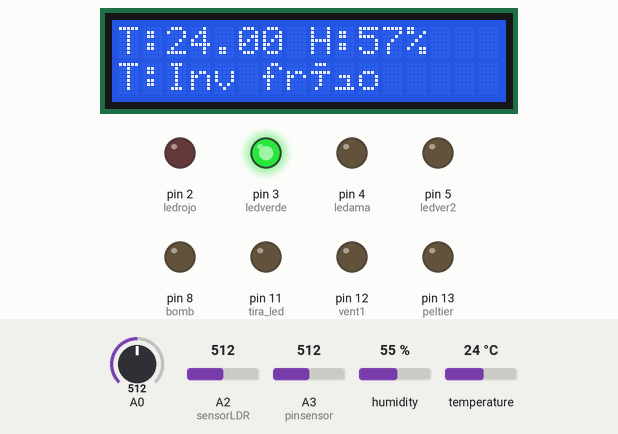
Bench run of a sketch on a simulated Arduino Uno, built with avr-gcc and run on an emulated ATmega328P. Shown: 16×2 character LCD, output pins drawn as LEDs (lit = HIGH). The inputs (shaded band) are chosen by the test bench; at power-on: temperature 24 °C, A3 (pinsensor) = 512, A0 = 512, A2 (sensorLDR) = 512, humidity 55 %.

Above: at 2.7 s.
2.8 s: temperature set to 26.4 °C
At 4.5 s:
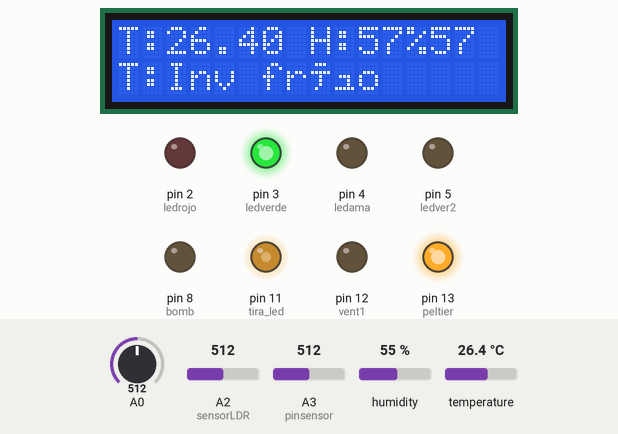
5.1 s: temperature set to 27.7 °C
At 6.8 s:
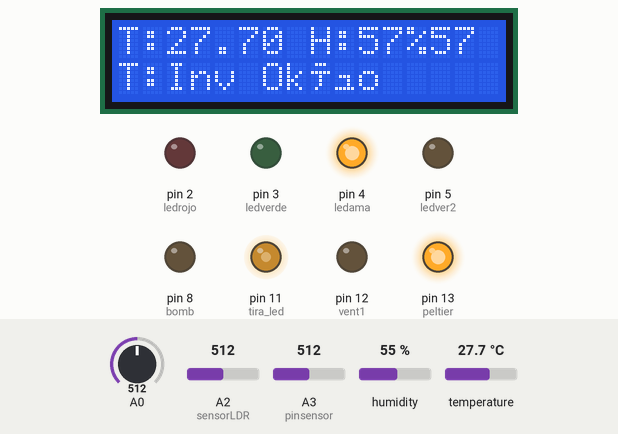
7.1 s: A3 (pinsensor) set to 992
At 8.4 s:
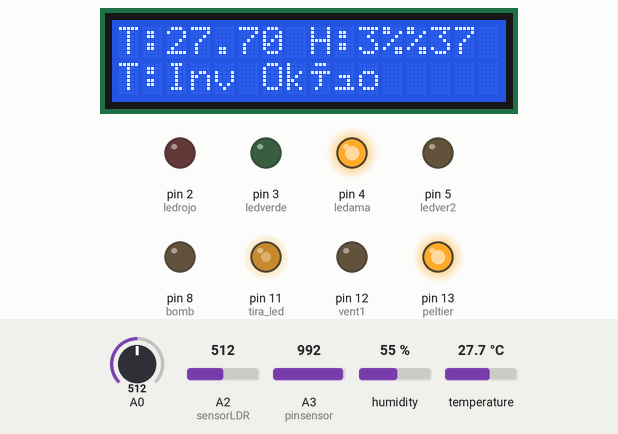
11.1 s: temperature set to 31.4 °C
At 12.2 s:
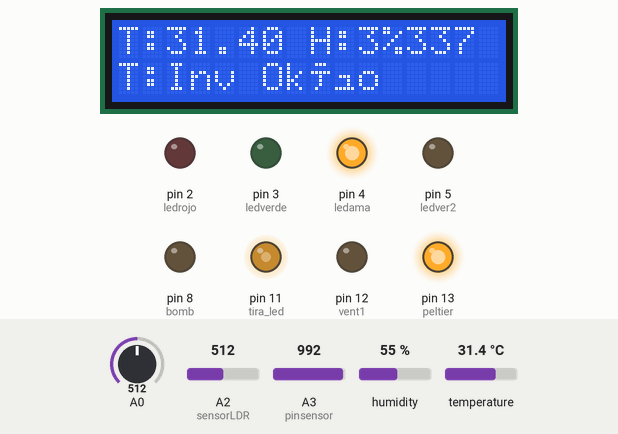
13.2 s: temperature set to 32.5 °C
At 14.9 s:
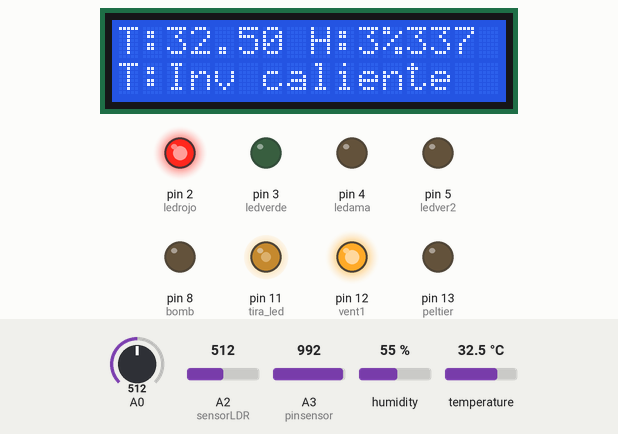
15.2 s: temperature set to 12 °C
At 16.4 s:
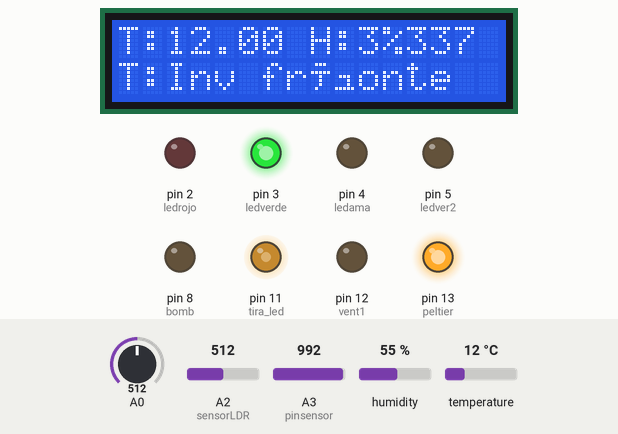
Timing chart, 0 to 18.3 s (numbered marks = the images above; inputs shaded):
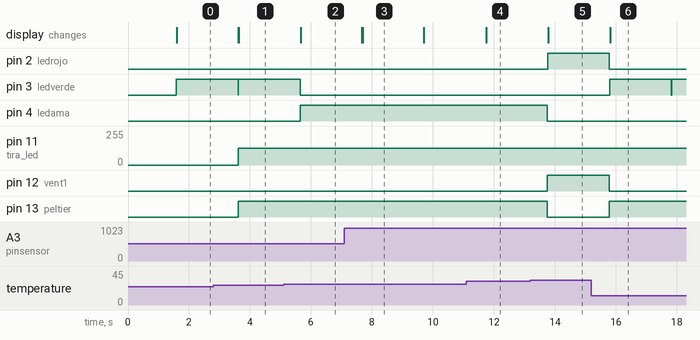

Measured:
- the behaviour switches between 26.9 and 27 °C on temperature (found by bisection; images 1 and 2)
- the behaviour switches between 32 and 32.1 °C on temperature (found by bisection; images 4 and 5)
- after the input at 2.8 s, the display: first differs from a run without the input after 0.84 s (image 1)
- after the input at 5.1 s, pin 3 (ledverde): goes on until 5.6 s, then stays LOW; pin 4 (ledama): LOW → HIGH after 0.55 s; the display: changes after 0.56 s (image 2)
- after the input at 7.1 s, the display: first changes after 0.57 s (image 3 shows a later state)
- after the input at 11.1 s, the display: changes after 0.65 s (image 4)
- after the input at 13.2 s, pin 2 (ledrojo): LOW → HIGH after 0.57 s; pin 4 (ledama), pin 13 (peltier): HIGH → LOW after 0.55 s; pin 12 (vent1): LOW → HIGH after 0.55 s; the display: changes after 0.58 s (image 5)
- after the input at 15.2 s, pin 2 (ledrojo): goes on until 15.8 s, then stays LOW; pin 3 (ledverde): LOW → HIGH after 0.60 s, → LOW 2.0 s later, → HIGH 0.01 s later; pin 12 (vent1): HIGH → LOW after 0.59 s; pin 13 (peltier): LOW → HIGH after 0.59 s; the display: changes after 0.61 s (image 6)

The sketch:

invernadero-mio.ino
```cpp
#include <Wire.h>
#include <DHT.h>
#include <LiquidCrystal_I2C.h>
#define DHTTYPE DHT22   // DHT 22  (AM2302), AM2321
LiquidCrystal_I2C lcd(0x27,16,2); //indico que la pantalla tiene 2 lineas y cada una 16 caracteres
int pinsensor = A3; //Higrometro
int h;
float t;
int valor_map;
const int DHTPin = 7;
int lecturatemp = 0;
int ledrojo=2;
int ledverde=3;
int ledama=4;
int ledver2=5;
int bomb=8;
int peltier=13;
int vent1=12;
int tira_led=11;
int sensorLDR=A2;
int valor_sensorLDR;
int valormap_luz;

// genero el objeto DHT(el sensor) para poder tomar los datos de temperatura y humedad
DHT dht(DHTPin, DHTTYPE);
void setup(){
     dht.begin();//Iniciar el sensor dht
     pinMode(ledrojo,OUTPUT);
     pinMode(ledama,OUTPUT);
     pinMode(ledver2,OUTPUT);
     pinMode(ledverde,OUTPUT);
     pinMode(vent1, OUTPUT);
     pinMode(bomb,OUTPUT);
     pinMode(peltier,OUTPUT);
     pinMode(tira_led,OUTPUT);
     // inicializo la pantalla LCD
     lcd.init();
     // Prendo la luz de la pantalla LCD
     lcd.backlight();
     lcd.setCursor(0,0);
     lcd.print("C.P.D.E.G");
     delay(1500);
}

void loop(){
     //TEMPERATURA
     lcd.setCursor(0,1);
     t =dht.readTemperature();//en la variable t guardo la temperatura del ambiente
     //lecturatemp=analogRead(0);
     digitalWrite(ledverde, LOW);
     digitalWrite(ledrojo, LOW);
     digitalWrite(ledama,LOW);
     //muestra en la pantalla un mensaje dependiendo la temperatura que detecta el DHT22
     if (t < 27){
        lcd.print("T:Inv frío");
        digitalWrite(ledverde, HIGH);
       }
     if (t >=27&&t<=32){
        lcd.print("T:Inv Ok");
        digitalWrite(ledama, HIGH);
   }
   if (t >32){
      lcd.print("T:Inv caliente");
      digitalWrite(ledrojo, HIGH);
   }
   lcd.setCursor(0,0);
   lcd.print("T:");
   lcd.print(t);
  //humedad
  lcd.print(" H:");
  h=analogRead(pinsensor);
  valor_map=map(h,1023,135,0,100);
  //muestra en la pantalla un mensaje dependiendo la humedad que detecta el higrometro
  if (h < 500){
    lcd.print(valor_map);
    digitalWrite(ledver2, HIGH);
  }
  if (h >= 500){
    digitalWrite(ledver2, LOW);
    lcd.print(valor_map);
}
  lcd.print("%");
  delay(2000);

 //BOMBA
  h=analogRead(pinsensor);
  valor_map=map(h,1023,135,0,100);
  //prende o apaga la bomba dependiendo de la humedad detectada por el higrometro
  if (h < 500){
    lcd.print(valor_map);
    digitalWrite(bomb, HIGH);
  }
  if (h >= 500){
    digitalWrite(bomb, LOW);
    lcd.print(valor_map);
  }
//peltier
 t =dht.readTemperature();//en la variable t guardo la temperatura del ambiente
     lecturatemp=analogRead(0);
     //prende la celda de peltier y apaga ventilador si es que la temperatura es menor a 27
     if(t < 28){
       digitalWrite(peltier, HIGH);
       digitalWrite(vent1, LOW);
     }
     if(t>32){
       digitalWrite(peltier, LOW);
       digitalWrite(vent1, HIGH);
      }

//LDR
valor_sensorLDR=analogRead(sensorLDR);
valormap_luz=map(valor_sensorLDR, 0,1023,0,255);
analogWrite(tira_led,valormap_luz);

}
```
